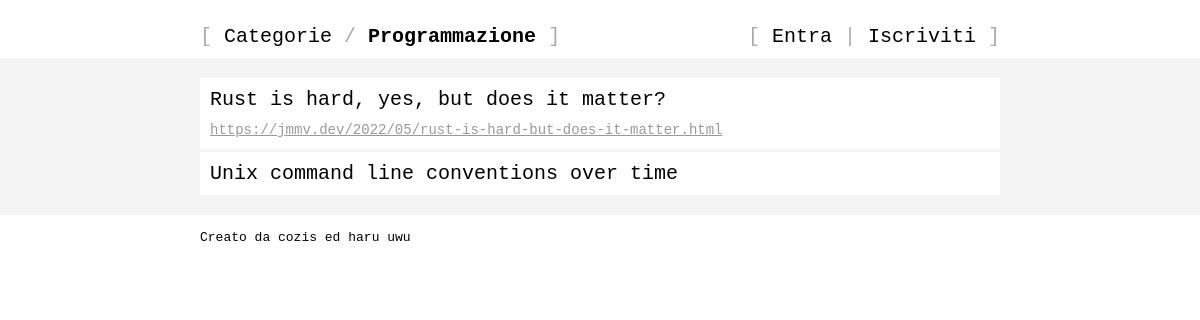
Page /boards/prog on the committed database.
### tables this page shows
CREATE TABLE Board (
    name                        VARCHAR(4) PRIMARY KEY,
    full_name                   VARCHAR(32) UNIQUE,
    description                 VARCHAR(512)
);

CREATE TABLE Post (
    id                          INTEGER PRIMARY KEY AUTOINCREMENT,
    board                       VARCHAR(4) NOT NULL,
    creator                     VARCHAR(32) NOT NULL,
    title                       VARCHAR(128) NOT NULL,
    body                        VARCHAR(8192) NOT NULL,
    is_link                     BOOLEAN NOT NULL,
    timestamp                   INTEGER NOT NULL, -- UNIX TIMESTAMP

    FOREIGN KEY(board)
        REFERENCES Board(name)
            ON UPDATE CASCADE
            ON DELETE CASCADE,

    FOREIGN KEY(creator)
        REFERENCES User(username)
            ON UPDATE CASCADE
            ON DELETE CASCADE
);

### views.py (the view)
@views.route("/boards/<string:name>", methods=["GET"])
@views.route("/boards/<string:name>/posts", methods=["GET"])
def board(name: str) -> str:
    board = dao.select_board(name)
    utils.abort_if_falsy(board, 404)
    posts = dao.select_posts(board.name, 100)
    return render_template("board.html", board=board, posts=posts, user=current_user)

### common/dao.py (called while the page is built)
def select_board(name: str) -> Board | None:
    query = "SELECT name, full_name, description FROM Board WHERE name = ?"
    rows = db.query_database(query, (name,))
    return None if not rows else Board.from_dict(rows[0])

def select_posts(board: str, limit: int) -> list[Post]:
    query = """SELECT id, board, title, body, is_link, timestamp
               FROM Post
               WHERE board = ?
               ORDER BY id DESC
               LIMIT ?"""
    rows = db.query_database(query, (board, limit))
    return [] if not rows else [Post.from_dict(row) for row in rows]

### common/db.py (called while the page is built)
def dictionarify(cursor: sqlite3.Cursor, row: tuple[Any, ...]) -> DBRow:
    return dict((cursor.description[i][0], value) for i, value in enumerate(row))

def query_database(query: str, args: tuple[Any, ...] = ()) -> list[DBRow]:
    connection = sqlite3.connect(current_app.config.get("DB_PATH"))  # type: ignore
    connection.row_factory = dictionarify
    cursor = connection.cursor()
    cursor.execute(query, args)
    rows = cursor.fetchall()
    cursor.close()
    connection.close()
    return rows

### models.py (called while the page is built)
    @staticmethod
    def from_dict(d: dict[str, str]) -> Any:
        name = d.get("name")
        full_name = d.get("full_name")
        description = d.get("description")
        return Board(name, full_name, description)  # type: ignore

    @staticmethod
    def from_dict(d: dict[str, Any]) -> Any:
        id = d.get("id")
        board = d.get("board")
        title = d.get("title")
        body = d.get("body")
        is_link = d.get("is_link")
        timestamp = d.get("timestamp")
        return Post(id, board, title, body, is_link, timestamp)  # type: ignore

### utils.py (called while the page is built)
def abort_if_falsy(resource: Any | None, status_code: int) -> None:
    if not resource:
        abort(status_code)

### templates/board.html (shortened to what this page needs)
{% extends "base.html" %}
{% block lnav %}
    <a href="/boards">Categorie</a>
    /
    <a href="/boards/{{ board.name }}"><b>{{ board.full_name }}</b></a>
{% endblock %}
{% block rnav %}
    {{super()}}
{% endblock %}
{% block main %}
{% if posts|length > 1 %}
<table>
    {% for post in posts %}
    <tr>
        <td>
        <a class="title" href="/boards/{{board.name}}/posts/{{post.hex_id}}">{{post.title}}</a>
        {% if post.is_link %}
        <br />
        <div class="url-wrapper">
            <a class="url" target="_blank" href="{{post.body}}">{{post.body}}</a>
        </div>
        {% endif %}
        </td>
    </tr>
    {% endfor %}
</table>
{% endif %}
{% endblock %}

### static/style.css (style rules this page uses)
:root { --page-width: 800px; }
body { margin: 0; font-family: monospace; }
header nav a { color: black; text-decoration: none; }

### rows in the picture
Board: full_name "Programmazione"
Post: title "Rust is hard, yes, but does it matter?", body "https://jmmv.dev/2022/05/rust-is-hard-but-does-it-matter.html"
Post: title "Unix command line conventions over time"
